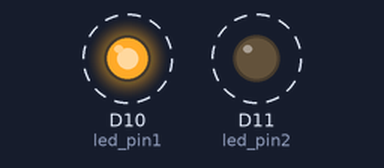
Recording of a program running on a simulated Arduino board driven over Firmata from a computer. Shown: output pins drawn as LEDs (lit = HIGH). Dashed ring = blinking.

Above: at 5.2 s.
Timing chart, 0 to 8.0 s (numbered marks = the images above):
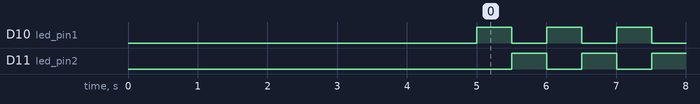

Measured:
- by itself, D10 (led_pin1), D11 (led_pin2): alternates HIGH for 0.50 s and LOW for 0.50 s

The program:

Pi_to_Arduino.py
```python
from pyfirmata import Arduino, util
import time

#This code will talk to an Arduino unit loaded with the StandardFirmata code and operate 2 pins as a test.
#To be implemented in RDE.py soon.

board = Arduino('/dev/ttyACM0')
led_pin1 = board.get_pin('d:10:o')
led_pin2 = board.get_pin('d:11:o')

while True:
    led_pin1.write(1)
    led_pin2.write(0)
    time.sleep(0.5)
    led_pin1.write(0)
    led_pin2.write(1)
    time.sleep(0.5)
```
